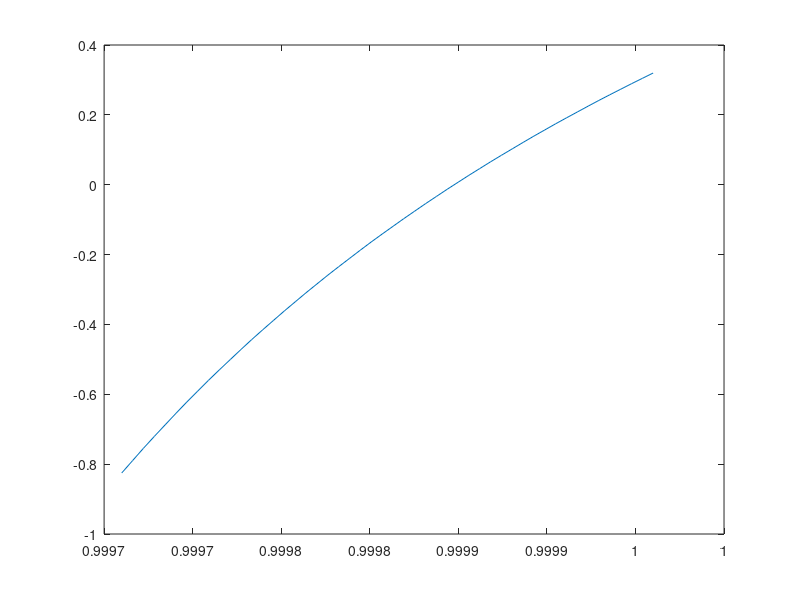

This figure's MATLAB source:
% program ftest
% Beregner funksjonen
% g = k*sqrt(2) - dn(alfa,k)/cn(alfa,k)
% der cn og dn er Jacobi-elliptiske funksjoner
% fra ligningen k*sqrt(2) = dn(alfa,k)/cn(alfa,k)
%
alfa = 4.55336;
kvec = linspace(0.99966,0.99996,50);
n = length(kvec);
tol = 1.0e-6; 
for l = 1:n
    k = kvec(l);
    m = k^2;
    [sn,cn,dn]= ellipj(alfa,m,tol);
   val(l) = k*sqrt(2)- dn/cn;
end
plot(kvec,val);
shg
